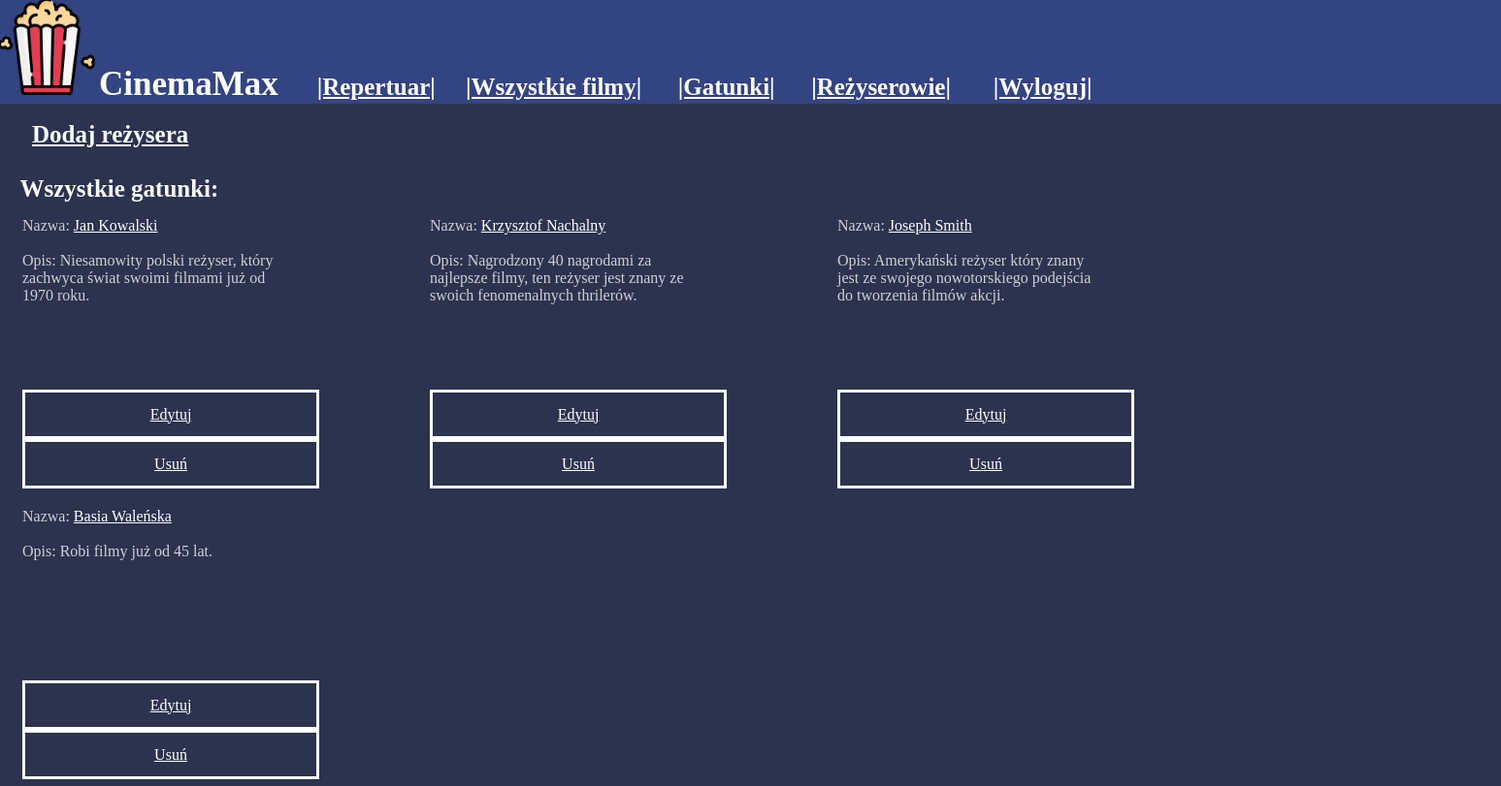
The page /kino/directors/ (signed in) on the database its author committed.
### kino/models.py (models this page shows, shortened)
class Director(models.Model):
    id = models.IntegerField(primary_key=True)
    name = models.CharField(max_length=50,verbose_name='Imie')
    desc = models.CharField(max_length=500,verbose_name='Opis')
    def get_link(self):
        return("director/"+str(self.id))
    def edit_link(self):
        return("edit/director/"+str(self.id))
    def delete_link(self):
        return("delete/director/"+str(self.id))

### kino/views.py (the view)
# urls.py: path('directors/',views.showDirectors),
def showDirectors(request):
	allDir = Director.objects.all()
	context = {"Directors":allDir}
	return render(request, 'kino/directors.html', context)

### kino/templates/kino/directors.html
{% extends 'kino/base.html' %}
{% load static %}
{% block body %}
{% if user.get_username == "admin" %}
<br>
<b><div id=menu><name>&nbsp&nbsp&nbsp&nbsp<A href="/kino/add/director/">Dodaj reżysera</A></name><div></b>
  <name><br><b>&nbsp&nbspWszystkie gatunki:</b><br></name>
  {% for m in Directors %}
  <div id="menu2">
    Nazwa: <span class="text-info"><a  href=../{{ m.get_link }}> {{m.name}} </a></span><br>
    <div id="genreDesc"><br>Opis: {{m.desc}}<br><br></div>
    <section><span class="text-info"><a  href=../{{ m.edit_link }}> Edytuj </a></span></section><br>
    <section><span class="text-info"><a  href=../{{ m.delete_link }}> Usuń </a></span></section><br>
  </div>
  {% endfor %}
{% else %}
<br>
<name>Brak uprawnień!</name>
{% endif %}
{% endblock %}

### static/css/main.css (style rules this page uses)
body { color: #d1d1d1; background-color:#2b334f; }
name { font-size: 25px; color: white; }
div#menu2 { width: 400px; margin-top: 10px; margin-left: 10px; padding: 5px; float: left; }
a:link { color: #ffffff; }
div#genreDesc { margin:0px; width:280px; height: 160px; }
section { position: relative; width: 290px; color: white; border-style: solid; height: 35px; padding: 5px; float: left; display: flex; justify-content: center; align-items: center; }

### rows shown on the page
Director: name "Jan Kowalski", desc "Niesamowity polski reżyser, który zachwyca świat swoimi filmami już od 1970 roku."
Director: name "Krzysztof Nachalny", desc "Nagrodzony 40 nagrodami za najlepsze filmy, ten reżyser jest znany ze swoich fenomenalnych thrilerów."
Director: name "Joseph Smith", desc "Amerykański reżyser który znany jest ze swojego nowotorskiego podejścia do tworzenia filmów akcji."
Director: name "Basia Waleńska", desc "Robi filmy już od 45 lat."
